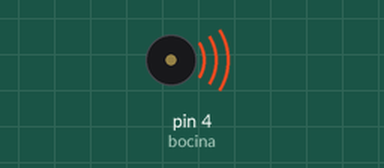
Recording of a sketch running on a simulated Arduino Uno, built with avr-gcc and run on an emulated ATmega328P. Parts: buzzer (waves = sounding).

Above: at 0.2 s.
At 2.35 s:
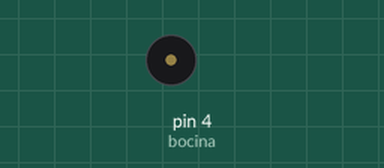
Timing chart, 0 to 3.0 s (numbered marks = the images above):
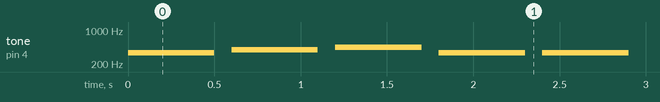

The sketch:

prueba2bocina.ino
```cpp
const int bocina = 4;
const int duracion = 500;

float DO = 261.626;
float RE = 293.665;
float MI = 329.628;
float FA = 344.228;
float SOL = 391.995;
float LA = 440;
float SI = 493.883;

float LA_SOSTENIDA = 880.00;
float FA_SOSTENIDA = 698.456;
float DO_SOSTENIDO = 523.251;
float RE_SOSTENIDO = 587.330;
float SIB = 466.164;


void setup() {
  // put your setup code here, to run once:

  pinMode(bocina,OUTPUT);

}

void loop() {
  // put your main code here, to run repeatedly:

  tone(bocina, FA, duracion);
  delay(600);
  tone(bocina, SOL, duracion);
  delay(600);
  tone(bocina, LA, duracion);
  delay(600);
  tone(bocina, FA, duracion);
  delay(600);
  tone(bocina, FA, duracion);
  delay(600);
  tone(bocina, SOL, duracion);
  delay(600);
  tone(bocina, LA, duracion);
  delay(600);
  tone(bocina, FA, duracion);
  delay(600);

  tone(bocina, LA, duracion);
  delay(600);
  tone(bocina, SIB, duracion);
  delay(600);

  tone(bocina, DO_SOSTENIDO, duracion);
  delay(600);

  tone(bocina, LA, duracion);
  delay(600);
  tone(bocina, SIB, duracion);
  delay(600);

  tone(bocina, DO_SOSTENIDO, duracion);
  delay(600);

  tone(bocina, DO_SOSTENIDO, duracion);
  delay(600);

  tone(bocina, RE_SOSTENIDO, duracion);
  delay(600);

  tone(bocina, DO_SOSTENIDO, duracion);
  delay(600);

  tone(bocina, SIB, duracion);
  delay(600);

  tone(bocina, LA, duracion);
  delay(600);

  tone(bocina, FA, duracion);
  delay(600);

  tone(bocina, DO_SOSTENIDO, duracion);
  delay(600);

  tone(bocina, RE_SOSTENIDO, duracion);
  delay(600);

  tone(bocina, DO_SOSTENIDO, duracion);
  delay(600);

  tone(bocina, SIB, duracion);
  delay(600);

  tone(bocina, LA, duracion);
  delay(600);

  tone(bocina, FA, duracion);
  delay(600);

  tone(bocina, FA, duracion);
  delay(600);

  tone(bocina, DO, duracion);
  delay(600);

  tone(bocina, FA, duracion);
  delay(600);

   tone(bocina, FA, duracion);
  delay(600);

  tone(bocina, DO, duracion);
  delay(600);

  tone(bocina, FA, duracion);
  delay(600);

}
```

Measured:
- by itself, tone on pin 4 (bocina): plays 344 Hz for 0.50 s, 391 Hz for 0.50 s, 440 Hz for 0.50 s, 344 Hz for 0.50 s, 344 Hz for 0.50 s, 391 Hz for 0.50 s … (217 notes in this stretch)
